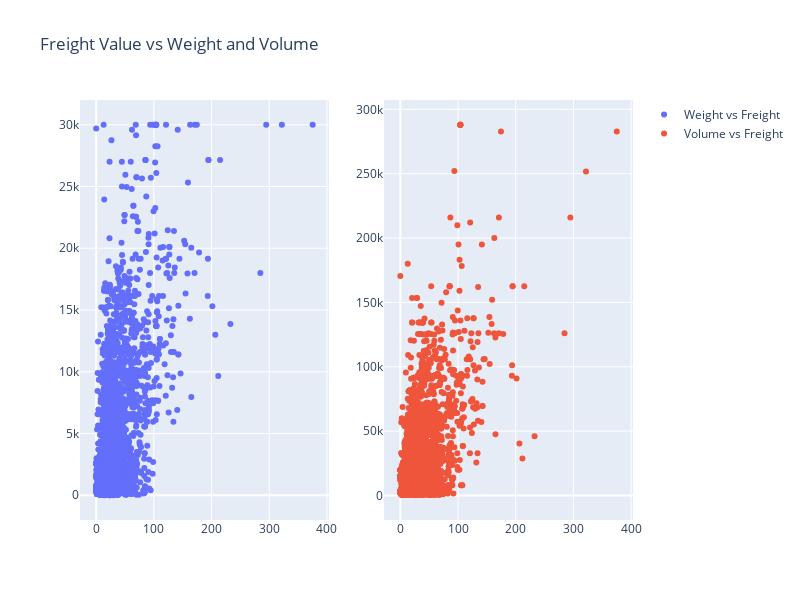

Here is the notebook cell this chart was saved with:
### Markdown cell above
### Pertanyaan 4: Bagaimana hubungan berat dan volume barang terhadap tarif pengiriman?

### Code cell
fig = make_subplots(rows=1, cols=2)

fig.add_trace(
    go.Scatter(x=merged_df['freight_value'], y=merged_df['product_weight'], mode='markers', name='Weight vs Freight'),
    row=1, col=1
)
fig.add_trace(
    go.Scatter(x=merged_df['freight_value'], y=merged_df['volume_product'], mode='markers', name='Volume vs Freight'),
    row=1, col=2
)

# Update layout
fig.update_layout(height=600, width=800, title_text="Freight Value vs Weight and Volume")

fig.show()

### Figure 1 — Plotly figure (JSON) as saved in the notebook; plotly's stock layout.template omitted (floating-point values rounded to 4 significant figures; data arrays with more than 128 entries replaced by an {"elided": "..."} marker saying what was removed)
{"data": [{"mode": "markers", "name": "Weight vs Freight", "type": "scatter", "x": {"elided": "11586 float values"}, "xaxis": "x", "y": {"elided": "11586 float values"}, "yaxis": "y"}, {"mode": "markers", "name": "Volume vs Freight", "type": "scatter", "x": {"elided": "11586 float values"}, "xaxis": "x2", "y": {"elided": "11586 float values"}, "yaxis": "y2"}], "layout": {"height": 600, "title": {"text": "Freight Value vs Weight and Volume"}, "width": 800, "xaxis": {"anchor": "y", "domain": [0, 0.45]}, "xaxis2": {"anchor": "y2", "domain": [0.55, 1]}, "yaxis": {"anchor": "x", "domain": [0, 1]}, "yaxis2": {"anchor": "x2", "domain": [0, 1]}}}
